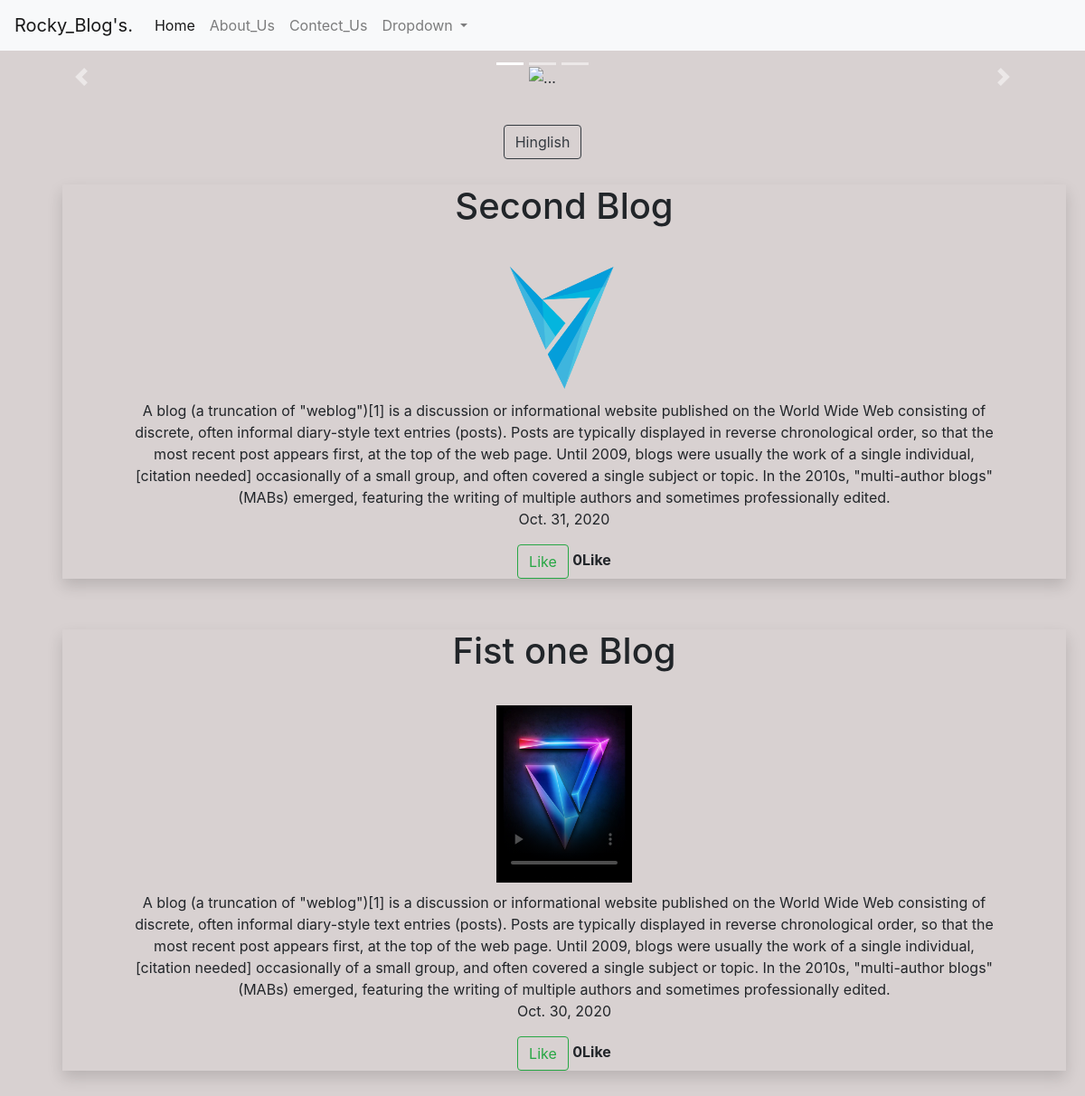
/blog/video/, run on the app's committed database.
### blog/models.py (models this page shows, shortened)
class page(models.Model):
    blog_id= models.AutoField
    blog_name=models.CharField(max_length=200,default='')
    desc=models.CharField(max_length=700,default='')
    desc1=models.CharField(max_length=700,default='')
    post_date=models.DateField()
    TypeBlog=models.IntegerField(default=0)
    image=models.ImageField(upload_to="blog/images",default="")
    video=models.FileField(upload_to="blog/video",default='')
    liked =models.ManyToManyField(User, default=None, blank=True, related_name='liked')

### blog/views.py (the view)
# urls.py: path('blog/video/',views.video,name="Video"),
def video(request):
    total_page = page.objects.all()
    user = request.user
    n=len(total_page)
    params={'range': range(-n), 't_blog':total_page,'user':user}
    return render(request,'blog/video.html',params)

### blog/templates/blog/video.html (shortened to what this page needs)
{% extends 'blog/basic.html' %}
{%block body%}
    <div id="carouselExampleCaptions" class="carousel slide carousel-fade" data-ride="carousel">
  <ol class="carousel-indicators">
    <li data-target="#carouselExampleCaptions" data-slide-to="0" class="active"></li>
    <li data-target="#carouselExampleCaptions" data-slide-to="1"></li>
    <li data-target="#carouselExampleCaptions" data-slide-to="2"></li>
  </ol>
  <div class="carousel-inner my-3">
    <div class="carousel-item active">
      <img src="https://source.unsplash.com/1600x130/?Dark" alt="...">
      <div class="carousel-caption d-none d-md-block">
      </div>
    </div>
  </div>
  <a class="carousel-control-prev" href="#carouselExampleCaptions" role="button" data-slide="prev">
    <span class="carousel-control-prev-icon" aria-hidden="true"></span>
  </a>
  <a class="carousel-control-next" href="#carouselExampleCaptions" role="button" data-slide="next">
    <span class="carousel-control-next-icon" aria-hidden="true"></span>
  </a>
</div>
<br>
<a href="/blog/hinglish/"><button type="button" class="btn btn-outline-dark">Hinglish</button></a>
{%load static%}
  {% for i in t_blog reversed %}
<div class="container">
  <br>
        <div class="container row shadow mx-4 my-1">
            <div class="container info mx-5">
                {%if i.TypeBlog > 0%}
                    <h1>{{i.blog_name}}</h1><br>
                    <video class="v my-1" width="150px" controls poster="{%static 'blog/V image.jpg' %}">
                        <source src='/media/{{i.video}}' type="video/mp4">
                    </video>
                {%else%}
                    <h1>{{i.blog_name}}</h1><br>
                    <img class="jj" width="150px" src='/media/{{i.image}}'>
                {%endif%}
            </div>
            <div class="container info mx-5">
                 <p>{{i.desc}}<br>{{i.post_date}}</p>
                <form action="{% url 'video:like-post'%}" method='POST' class="ui form">
                  {% if user not in i.liked.all %}
                      <button type="submit" class="btn btn-outline-success">Like</button>
                  {%else%}
                  <button type="submit" class="btn btn-outline-danger">Unlike</button>
                  {% endif %}
                  <strong>{{i.liked.all.count}}Like</strong>
                 </form>
            </div>
        </div><br>
      </div>
  {%endfor%}
{%endblock%}

### blog/templates/blog/basic.html (shortened to what this page needs)
<!doctype html>
<html lang="en">
  <head>
    <link rel="stylesheet" href="https://cdn.jsdelivr.net/npm/bootstrap@4.5.3/dist/css/bootstrap.min.css">
  </head>
<body>
  <nav class="navbar navbar-expand-lg navbar-light bg-light ">
    <a class="navbar-brand" href="/">Rocky_Blog's.</a>
    <div class="collapse navbar-collapse" id="navbarSupportedContent">
      <ul class="navbar-nav mr-auto">
        <li class="nav-item active">
          <a class="nav-link" href="/">Home<span class="sr-only">(current)</span></a>
        </li>
        <li class="nav-item">
          <a class="nav-link" href="/blog/about/">About_Us</a>
        </li>
        <li class="nav-item">
          <a class="nav-link" href="/blog/contact/">Contect_Us</a>
        </li>
        <li class="nav-item dropdown">
          <a class="nav-link dropdown-toggle" href="#" id="navbarDropdown" role="button" data-toggle="dropdown" aria-haspopup="true" aria-expanded="false">
            Dropdown
          </a>
        </li>
      </ul>
    </div>
  </nav>
{%block body%}{%endblock%}
  </body>
</html>

### data on the page
page: blog_name "Second Blog", image (picture), desc "A blog (a truncation of \"weblog\")[1] is a discussion or informational website published on the World Wide Web consisting of discrete, often informal diary-style text entries (posts). Posts are typically displayed in reverse chronological order, so that the most recent post appears first, at the top of the web page. Until 2009, blogs were usually the work of a single individual,[citation needed] occasionally of a small group, and often covered a single subject or topic. In the 2010s, \"multi-author blogs\" (MABs) emerged, featuring the writing of multiple authors and sometimes professionally edited.", post_date "Oct. 31, 2020", shows "Like", liked.all.count "0"
page: blog_name "Fist one Blog", desc "A blog (a truncation of \"weblog\")[1] is a discussion or informational website published on the World Wide Web consisting of discrete, often informal diary-style text entries (posts). Posts are typically displayed in reverse chronological order, so that the most recent post appears first, at the top of the web page. Until 2009, blogs were usually the work of a single individual,[citation needed] occasionally of a small group, and often covered a single subject or topic. In the 2010s, \"multi-author blogs\" (MABs) emerged, featuring the writing of multiple authors and sometimes professionally edited.", post_date "Oct. 30, 2020", shows "Like", liked.all.count "0"
